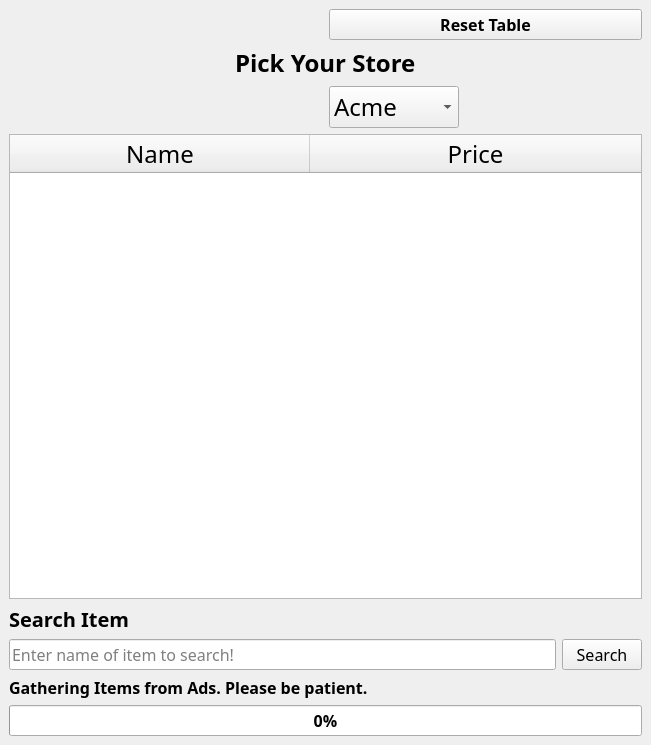
<?xml version="1.0" encoding="UTF-8"?>
<ui version="4.0">
 <class>MainWindow</class>
 <widget class="QMainWindow" name="MainWindow">
  <property name="geometry">
   <rect>
    <x>0</x>
    <y>0</y>
    <width>651</width>
    <height>745</height>
   </rect>
  </property>
  <property name="font">
   <font>
    <family>Century Gothic</family>
    <pointsize>12</pointsize>
   </font>
  </property>
  <property name="windowTitle">
   <string>Grocery Comparer</string>
  </property>
  <property name="windowIcon">
   <iconset>
    <normaloff>Images/grocery_icon.jpg</normaloff>Images/grocery_icon.jpg</iconset>
  </property>
  <property name="autoFillBackground">
   <bool>false</bool>
  </property>
  <property name="iconSize">
   <size>
    <width>24</width>
    <height>24</height>
   </size>
  </property>
  <widget class="QWidget" name="centralwidget">
   <layout class="QVBoxLayout" name="verticalLayout_2">
    <item>
     <layout class="QHBoxLayout" name="week_HLay">
      <item>
       <widget class="QLabel" name="store_week_label">
        <property name="font">
         <font>
          <family>Century Gothic</family>
          <pointsize>12</pointsize>
         </font>
        </property>
        <property name="text">
         <string/>
        </property>
       </widget>
      </item>
      <item>
       <widget class="QPushButton" name="reset_btn">
        <property name="font">
         <font>
          <family>Century Gothic</family>
          <pointsize>12</pointsize>
          <weight>75</weight>
          <bold>true</bold>
         </font>
        </property>
        <property name="text">
         <string>Reset Table</string>
        </property>
       </widget>
      </item>
     </layout>
    </item>
    <item alignment="Qt::AlignHCenter">
     <widget class="QLabel" name="store_pick_label">
      <property name="font">
       <font>
        <family>Century Gothic</family>
        <pointsize>18</pointsize>
        <weight>75</weight>
        <bold>true</bold>
       </font>
      </property>
      <property name="toolTip">
       <string>Why are you reading the tool tip? Just pick a goddamn store!</string>
      </property>
      <property name="text">
       <string>Pick Your Store</string>
      </property>
     </widget>
    </item>
    <item>
     <layout class="QHBoxLayout" name="store_picker_HLay">
      <item alignment="Qt::AlignRight">
       <widget class="QLabel" name="store_icon_label">
        <property name="text">
         <string/>
        </property>
       </widget>
      </item>
      <item alignment="Qt::AlignLeft|Qt::AlignVCenter">
       <widget class="QComboBox" name="store_picker">
        <property name="font">
         <font>
          <family>Broadway</family>
          <pointsize>18</pointsize>
         </font>
        </property>
        <property name="cursor">
         <cursorShape>OpenHandCursor</cursorShape>
        </property>
        <property name="toolTip">
         <string>Obviously the store picker &gt;.&gt;</string>
        </property>
        <property name="autoFillBackground">
         <bool>false</bool>
        </property>
        <property name="currentText">
         <string>Acme</string>
        </property>
        <property name="frame">
         <bool>true</bool>
        </property>
        <item>
         <property name="text">
          <string>Acme</string>
         </property>
        </item>
        <item>
         <property name="text">
          <string>ShopRite</string>
         </property>
        </item>
       </widget>
      </item>
     </layout>
    </item>
    <item>
     <layout class="QHBoxLayout" name="table_HLay">
      <item>
       <widget class="QTableWidget" name="grocery_table">
        <property name="font">
         <font>
          <pointsize>10</pointsize>
         </font>
        </property>
        <property name="frameShape">
         <enum>QFrame::StyledPanel</enum>
        </property>
        <property name="frameShadow">
         <enum>QFrame::Sunken</enum>
        </property>
        <property name="horizontalScrollBarPolicy">
         <enum>Qt::ScrollBarAsNeeded</enum>
        </property>
        <property name="editTriggers">
         <set>QAbstractItemView::NoEditTriggers</set>
        </property>
        <property name="tabKeyNavigation">
         <bool>false</bool>
        </property>
        <property name="dragDropOverwriteMode">
         <bool>false</bool>
        </property>
        <property name="alternatingRowColors">
         <bool>true</bool>
        </property>
        <property name="selectionMode">
         <enum>QAbstractItemView::ExtendedSelection</enum>
        </property>
        <property name="selectionBehavior">
         <enum>QAbstractItemView::SelectRows</enum>
        </property>
        <property name="textElideMode">
         <enum>Qt::ElideMiddle</enum>
        </property>
        <property name="sortingEnabled">
         <bool>true</bool>
        </property>
        <attribute name="horizontalHeaderVisible">
         <bool>true</bool>
        </attribute>
        <attribute name="horizontalHeaderCascadingSectionResizes">
         <bool>false</bool>
        </attribute>
        <attribute name="horizontalHeaderDefaultSectionSize">
         <number>300</number>
        </attribute>
        <attribute name="horizontalHeaderStretchLastSection">
         <bool>true</bool>
        </attribute>
        <attribute name="verticalHeaderVisible">
         <bool>false</bool>
        </attribute>
        <column>
         <property name="text">
          <string>Name</string>
         </property>
         <property name="font">
          <font>
           <family>Century Gothic</family>
           <pointsize>18</pointsize>
           <weight>50</weight>
           <bold>false</bold>
          </font>
         </property>
         <property name="textAlignment">
          <set>AlignCenter</set>
         </property>
        </column>
        <column>
         <property name="text">
          <string>Price</string>
         </property>
         <property name="font">
          <font>
           <family>Century Gothic</family>
           <pointsize>18</pointsize>
           <weight>50</weight>
           <bold>false</bold>
          </font>
         </property>
         <property name="textAlignment">
          <set>AlignCenter</set>
         </property>
        </column>
       </widget>
      </item>
     </layout>
    </item>
    <item>
     <widget class="QLabel" name="search_label">
      <property name="font">
       <font>
        <family>Century Gothic</family>
        <pointsize>15</pointsize>
        <weight>75</weight>
        <bold>true</bold>
       </font>
      </property>
      <property name="text">
       <string>Search Item</string>
      </property>
     </widget>
    </item>
    <item>
     <layout class="QHBoxLayout" name="search_HLay">
      <item>
       <widget class="QLineEdit" name="search_input">
        <property name="font">
         <font>
          <family>Century Gothic</family>
          <pointsize>12</pointsize>
         </font>
        </property>
        <property name="acceptDrops">
         <bool>false</bool>
        </property>
        <property name="inputMask">
         <string/>
        </property>
        <property name="text">
         <string/>
        </property>
        <property name="maxLength">
         <number>100</number>
        </property>
        <property name="placeholderText">
         <string>Enter name of item to search!</string>
        </property>
        <property name="clearButtonEnabled">
         <bool>true</bool>
        </property>
       </widget>
      </item>
      <item>
       <widget class="QPushButton" name="search_button">
        <property name="text">
         <string>Search</string>
        </property>
       </widget>
      </item>
     </layout>
    </item>
    <item>
     <widget class="QLabel" name="item_progbar_lbl">
      <property name="font">
       <font>
        <weight>75</weight>
        <bold>true</bold>
       </font>
      </property>
      <property name="text">
       <string>Gathering Items from Ads. Please be patient.</string>
      </property>
     </widget>
    </item>
    <item>
     <widget class="QProgressBar" name="item_progbar">
      <property name="font">
       <font>
        <weight>75</weight>
        <bold>true</bold>
       </font>
      </property>
      <property name="value">
       <number>0</number>
      </property>
      <property name="textVisible">
       <bool>true</bool>
      </property>
      <property name="invertedAppearance">
       <bool>false</bool>
      </property>
     </widget>
    </item>
   </layout>
  </widget>
 </widget>
 <resources/>
 <connections/>
</ui>
